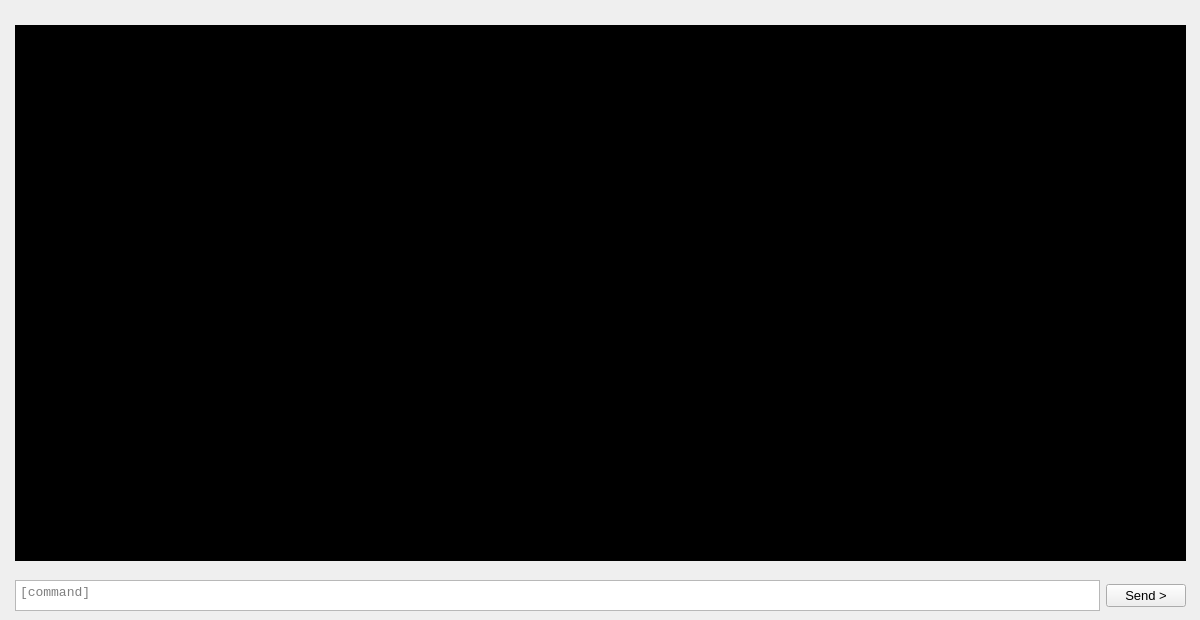
<?xml version="1.0" encoding="UTF-8"?>
<ui version="4.0">
 <class>Form</class>
 <widget class="QWidget" name="Form">
  <property name="geometry">
   <rect>
    <x>0</x>
    <y>0</y>
    <width>1200</width>
    <height>620</height>
   </rect>
  </property>
  <property name="windowTitle">
   <string>Form</string>
  </property>
  <widget class="QWidget" name="gridLayoutWidget">
   <property name="geometry">
    <rect>
     <x>0</x>
     <y>0</y>
     <width>1201</width>
     <height>581</height>
    </rect>
   </property>
   <layout class="QGridLayout" name="gridLayout_2">
    <property name="leftMargin">
     <number>15</number>
    </property>
    <property name="topMargin">
     <number>25</number>
    </property>
    <property name="rightMargin">
     <number>15</number>
    </property>
    <property name="bottomMargin">
     <number>20</number>
    </property>
    <item row="0" column="0">
     <widget class="QTextEdit" name="shellText_2">
      <property name="font">
       <font>
        <family>Consolas</family>
        <pointsize>10</pointsize>
       </font>
      </property>
      <property name="styleSheet">
       <string notr="true">background-color: black;</string>
      </property>
      <property name="readOnly">
       <bool>true</bool>
      </property>
     </widget>
    </item>
   </layout>
  </widget>
  <widget class="QWidget" name="horizontalLayoutWidget">
   <property name="geometry">
    <rect>
     <x>0</x>
     <y>560</y>
     <width>1201</width>
     <height>61</height>
    </rect>
   </property>
   <layout class="QHBoxLayout" name="horizontalLayout_2">
    <property name="leftMargin">
     <number>15</number>
    </property>
    <property name="topMargin">
     <number>20</number>
    </property>
    <property name="rightMargin">
     <number>15</number>
    </property>
    <property name="bottomMargin">
     <number>10</number>
    </property>
    <item>
     <widget class="QTextEdit" name="commandEdit_2">
      <property name="font">
       <font>
        <family>Consolas</family>
        <pointsize>10</pointsize>
       </font>
      </property>
      <property name="placeholderText">
       <string>[command]</string>
      </property>
     </widget>
    </item>
    <item>
     <widget class="QPushButton" name="sendButton_2">
      <property name="font">
       <font>
        <pointsize>10</pointsize>
       </font>
      </property>
      <property name="text">
       <string>Send &gt;</string>
      </property>
     </widget>
    </item>
   </layout>
  </widget>
 </widget>
 <resources/>
 <connections/>
</ui>
